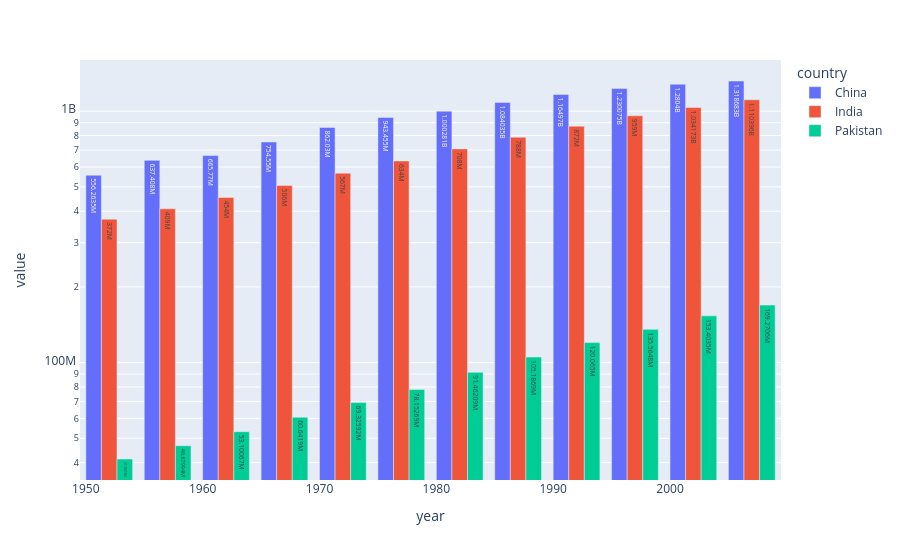

The code cell stored with this chart in its notebook:
### Code cell
px.bar(df, x=df.index, y=df.columns, barmode='group', log_y=True, text_auto=True)

### Figure 1 — Plotly figure (JSON) as saved in the notebook; plotly's stock layout.template omitted (floating-point values rounded to 4 significant figures)
{"data": [{"alignmentgroup": "True", "hovertemplate": "country=China<br>year=%{x}<br>value=%{y}<extra></extra>", "legendgroup": "China", "marker": {"color": "#636efa", "pattern": {"shape": ""}}, "name": "China", "offsetgroup": "China", "orientation": "v", "showlegend": true, "textposition": "auto", "texttemplate": "%{y}", "type": "bar", "x": [1952, 1957, 1962, 1967, 1972, 1977, 1982, 1987, 1992, 1997, 2002, 2007], "xaxis": "x", "y": [556263527, 637408000, 665770000, 754550000, 862030000, 943455000, 1000281000, 1084035000, 1164970000, 1230075000, 1280400000, 1318683096], "yaxis": "y"}, {"alignmentgroup": "True", "hovertemplate": "country=India<br>year=%{x}<br>value=%{y}<extra></extra>", "legendgroup": "India", "marker": {"color": "#EF553B", "pattern": {"shape": ""}}, "name": "India", "offsetgroup": "India", "orientation": "v", "showlegend": true, "textposition": "auto", "texttemplate": "%{y}", "type": "bar", "x": [1952, 1957, 1962, 1967, 1972, 1977, 1982, 1987, 1992, 1997, 2002, 2007], "xaxis": "x", "y": [372000000, 409000000, 454000000, 506000000, 567000000, 634000000, 708000000, 788000000, 872000000, 959000000, 1034172547, 1110396331], "yaxis": "y"}, {"alignmentgroup": "True", "hovertemplate": "country=Pakistan<br>year=%{x}<br>value=%{y}<extra></extra>", "legendgroup": "Pakistan", "marker": {"color": "#00cc96", "pattern": {"shape": ""}}, "name": "Pakistan", "offsetgroup": "Pakistan", "orientation": "v", "showlegend": true, "textposition": "auto", "texttemplate": "%{y}", "type": "bar", "x": [1952, 1957, 1962, 1967, 1972, 1977, 1982, 1987, 1992, 1997, 2002, 2007], "xaxis": "x", "y": [41346560, 46679944, 53100671, 60641899, 69325921, 78152686, 91462088, 105186881, 120065004, 135564834, 153403524, 169270617], "yaxis": "y"}], "layout": {"barmode": "group", "legend": {"title": {"text": "country"}, "tracegroupgap": 0}, "margin": {"t": 60}, "xaxis": {"anchor": "y", "domain": [0, 1], "title": {"text": "year"}}, "yaxis": {"anchor": "x", "domain": [0, 1], "title": {"text": "value"}, "type": "log"}}}
